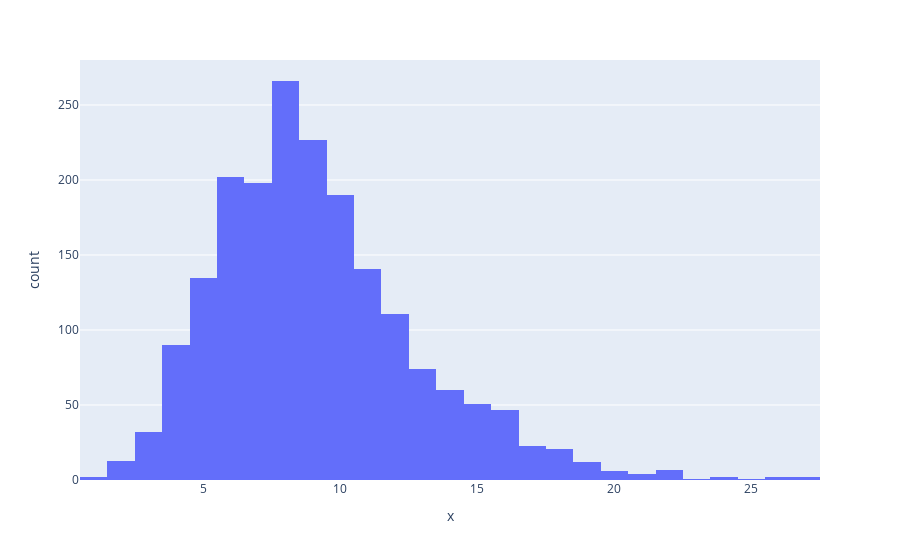

The notebook cell saved with this chart:
### Code cell
#Distribución de palabras en el contenido *** cuantas palabras hay en el contenido de la noticia
maxlen = -1
for doc in news.clean_joined_text:
    tokens = nltk.word_tokenize(doc)
    if(maxlen<len(tokens)):
        maxlen = len(tokens)
print("El numero máximo de palabras que tiene el contenido es de =", maxlen)
fig = px.histogram(x = [len(nltk.word_tokenize(x)) for x in news.clean_joined_text], nbins = 50)
fig.show()

### Figure 1 — Plotly figure (JSON) as saved in the notebook; plotly's stock layout.template omitted (floating-point values rounded to 4 significant figures; data arrays with more than 128 entries replaced by an {"elided": "..."} marker saying what was removed)
{"data": [{"alignmentgroup": "True", "bingroup": "x", "hovertemplate": "x=%{x}<br>count=%{y}<extra></extra>", "legendgroup": "", "marker": {"color": "#636efa", "pattern": {"shape": ""}}, "name": "", "nbinsx": 50, "offsetgroup": "", "orientation": "v", "showlegend": false, "type": "histogram", "x": {"elided": "1920 int values"}, "xaxis": "x", "yaxis": "y"}], "layout": {"barmode": "relative", "legend": {"tracegroupgap": 0}, "margin": {"t": 60}, "xaxis": {"anchor": "y", "domain": [0, 1], "title": {"text": "x"}}, "yaxis": {"anchor": "x", "domain": [0, 1], "title": {"text": "count"}}}}
